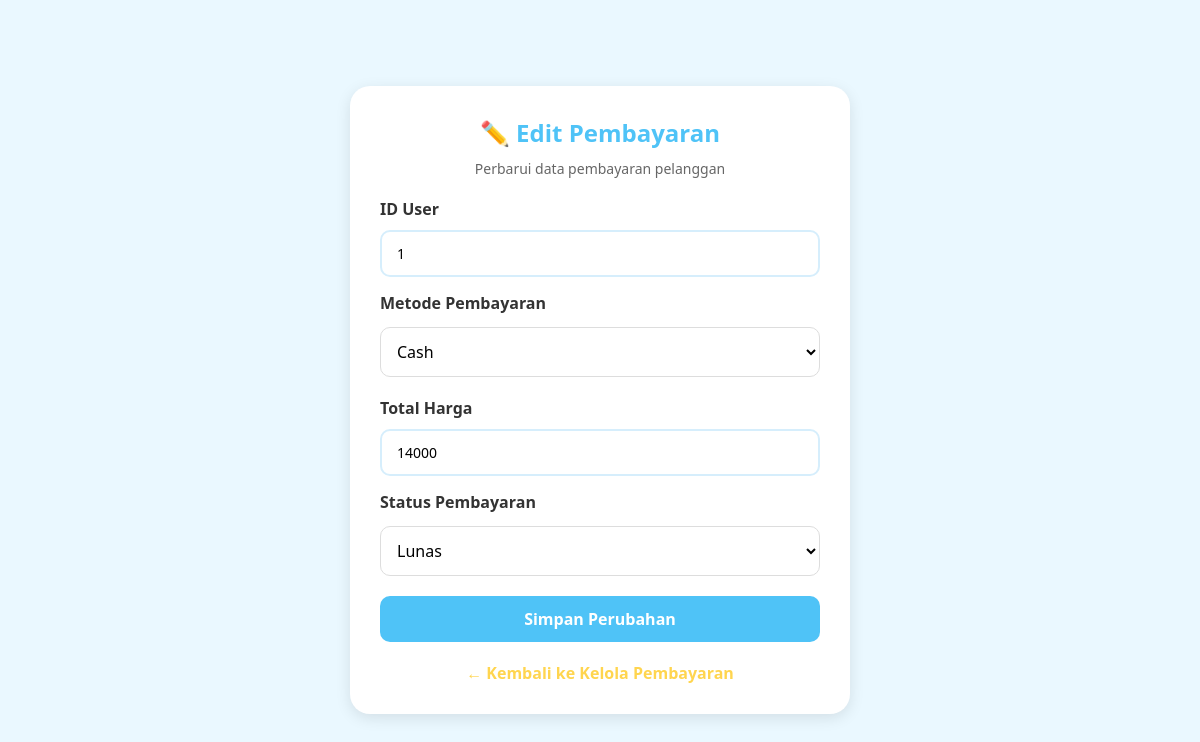
The app's page /admin/edit_pembayaran.php?id=1 with its own data.
### tables this page shows
CREATE TABLE IF NOT EXISTS `pembayaran` (
  `id_pembayaran` int NOT NULL AUTO_INCREMENT,
  `id_user` int DEFAULT NULL,
  `metode` varchar(50) NOT NULL,
  `total_harga` int NOT NULL,
  `status_bayar` varchar(50) NOT NULL,
  PRIMARY KEY (`id_pembayaran`),
  KEY `id_user` (`id_user`)
);

### admin/edit_pembayaran.php (the view, shortened to what this page needs)
<?php
include '../koneksi.php';
$id = $_GET['id'];
$query = mysqli_query(
    $conn,
    "SELECT * FROM pembayaran WHERE id_pembayaran='$id'"
);
$data = mysqli_fetch_assoc($query);
?>
<!DOCTYPE html>
<html lang="id">
<head>
    <link rel="stylesheet" href="../css/style.css">
</head>
<body>
    <div class="form-container">
        <h2>✏️ Edit Pembayaran</h2>
        <p class="subtitle">
            Perbarui data pembayaran pelanggan
        </p>
        <form method="POST">
            <label>ID User</label>
            <input
                type="number"
                name="id_user"
                value="<?php echo htmlspecialchars($data['id_user']); ?>"
                required>
            <label>Metode Pembayaran</label>
            <select name="metode" required>
                <option value="Cash"
                    <?php if ($data['metode'] == 'Cash') echo 'selected'; ?>>
                    Cash
                </option>
            </select>
            <label>Total Harga</label>
            <input
                type="number"
                name="total_harga"
                value="<?php echo htmlspecialchars($data['total_harga']); ?>"
                required>
            <label>Status Pembayaran</label>
            <select name="status_bayar" required>
                <option value="Lunas"
                    <?php if ($data['status_bayar'] == 'Lunas') echo 'selected'; ?>>
                    Lunas
                </option>
            </select>
            <button type="submit" name="update">
                Simpan Perubahan
            </button>
        </form>
        <div class="register-link">
            <a href="pembayaran.php">
                ← Kembali ke Kelola Pembayaran
            </a>
        </div>
    </div>
</body>
</html>

### css/style.css (style rules this page uses)
* { margin: 0; padding: 0; box-sizing: border-box; font-family: "Segoe UI", sans-serif; }
body { background: #eaf8ff; min-height: 100vh; display: flex; justify-content: center; align-items: center; }
.subtitle { text-align: center; color: #666; margin-bottom: 25px; }
label { display: block; margin-bottom: 5px; font-weight: 600; }
input { width: 100%; padding: 12px 15px; margin-top: 5px; margin-bottom: 15px; border: 2px solid #d6eefc; border-radius: 10px; font-size: 14px; transition: 0.3s; }
label { font-weight: 600; color: #333; }
button { width: 100%; padding: 12px; border: none; border-radius: 10px; background: #4fc3f7; color: white; font-size: 16px; font-weight: bold; cursor: pointer; transition: 0.3s; }
.register-link { text-align: center; margin-top: 20px; }
.register-link a { color: #ffd54f; text-decoration: none; font-weight: bold; }
.subtitle { text-align: center; color: #666; margin-bottom: 20px; font-size: 14px; }
.form-container { width: 90%; max-width: 500px; margin: 40px auto; background: white; padding: 30px; border-radius: 20px; box-shadow: 0 4px 15px rgba(0, 0, 0, 0.1); }
.form-container h2 { text-align: center; color: #4fc3f7; margin-bottom: 10px; }
select { width: 100%; padding: 12px; border: 2px solid #d6eefc; border-radius: 10px; margin-bottom: 15px; background: white; }
select { width: 100%; padding: 12px; margin-top: 8px; margin-bottom: 20px; border: 1px solid #ddd; border-radius: 10px; font-size: 16px; }

### records on screen
pembayaran: id_user "1", metode "Cash", total_harga "14000", status_bayar "Lunas"
